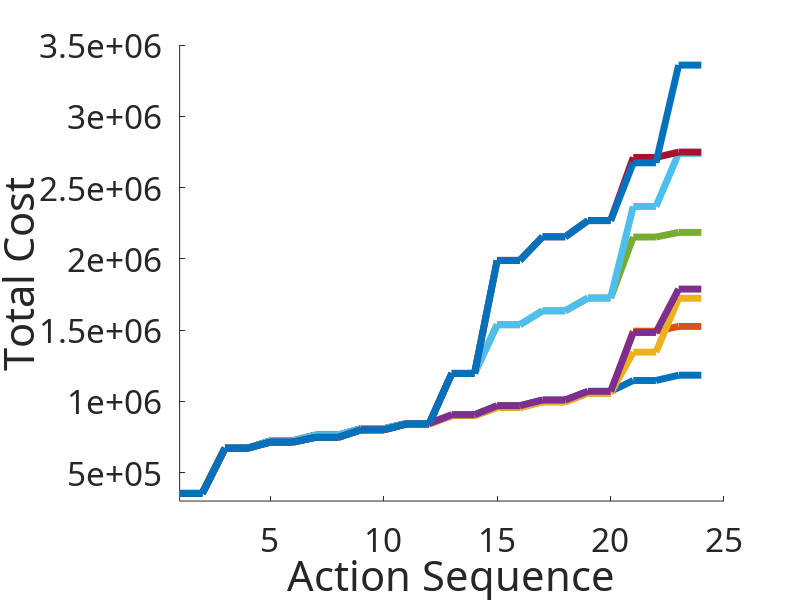

Here is the MATLAB script that generated this plot:
close all;
clear all;
clc;

cost8 = [353393.7831401676, 353393.7831401676, 670743.0173831597, 670743.0173831597, 713399.7292435367, 713399.7292435367, 747126.6225240427, 747126.6225240427, 799459.1333913674, 799459.1333913674, 840565.5635411518, 840565.5635411518, 1195023.5074602154, 1195023.5074602154, 1988634.794339196, 1988634.794339196, 2154157.4510734538, 2154157.4510734538, 2267767.229349537, 2267767.229349537, 2673438.294181173, 2673438.294181173, 3358920.816384651, 3358920.816384651];
cost7 = [353393.7831401676, 353393.7831401676, 670743.0173831597, 670743.0173831597, 713399.7292435367, 713399.7292435367, 747126.6225240427, 747126.6225240427, 799459.1333913674, 799459.1333913674, 840565.5635411518, 840565.5635411518, 1195023.5074602154, 1195023.5074602154, 1988634.794339196, 1988634.794339196, 2154157.4510734538, 2154157.4510734538, 2267767.229349537, 2267767.229349537, 2711077.0558155114, 2711077.0558155114, 2748704.314166576, 2748704.314166576];
cost3 = [353393.7831401676, 353393.7831401676, 670743.0173831597, 670743.0173831597, 713399.7292435367, 713399.7292435367, 747126.6225240427, 747126.6225240427, 799459.1333913674, 799459.1333913674, 840565.5635411518, 840565.5635411518, 899893.865496967, 899893.865496967, 956542.6351830773, 956542.6351830773, 996346.7826813788, 996346.7826813788, 1057222.6988122175, 1057222.6988122175, 1344806.7460373864, 1344806.7460373864, 1722984.000034384, 1722984.000034384];
cost2 = [353393.7831401676, 353393.7831401676, 670743.0173831597, 670743.0173831597, 713399.7292435367, 713399.7292435367, 747126.6225240427, 747126.6225240427, 799459.1333913674, 799459.1333913674, 840565.5635411518, 840565.5635411518, 899893.865496967, 899893.865496967, 956542.6351830773, 956542.6351830773, 996346.7826813788, 996346.7826813788, 1057222.6988122175, 1057222.6988122175, 1491687.0674912373, 1491687.0674912373, 1525266.9894192002, 1525266.9894192002];
cost6 = [353393.7831401676, 353393.7831401676, 670743.0173831597, 670743.0173831597, 722426.7025054642, 722426.7025054642, 763424.0331040189, 763424.0331040189, 807365.2268408459, 807365.2268408459, 843724.6843697787, 843724.6843697787, 1196523.2633062915, 1196523.2633062915, 1537362.505087841, 1537362.505087841, 1634835.0099349653, 1634835.0099349653, 1724484.0955583013, 1724484.0955583013, 2366792.9579259944, 2366792.9579259944, 2739887.7815734735, 2739887.7815734735];
cost5 = [353393.7831401676, 353393.7831401676, 670743.0173831597, 670743.0173831597, 722426.7025054642, 722426.7025054642, 763424.0331040189, 763424.0331040189, 807365.2268408459, 807365.2268408459, 843724.6843697787, 843724.6843697787, 1196523.2633062915, 1196523.2633062915, 1537362.505087841, 1537362.505087841, 1634835.0099349653, 1634835.0099349653, 1724484.0955583013, 1724484.0955583013, 2152410.5090020928, 2152410.5090020928, 2185064.8045822955, 2185064.8045822955];
cost4 = [353393.7831401676, 353393.7831401676, 670743.0173831597, 670743.0173831597, 722426.7025054642, 722426.7025054642, 763424.0331040189, 763424.0331040189, 807365.2268408459, 807365.2268408459, 843724.6843697787, 843724.6843697787, 905340.1005547867, 905340.1005547867, 968840.2676320877, 968840.2676320877, 1008682.8184613034, 1008682.8184613034, 1069657.3756183877, 1069657.3756183877, 1482686.1611125688, 1482686.1611125688, 1787267.5483567435, 1787267.5483567435];
cost1 = [353393.7831401676, 353393.7831401676, 670743.0173831597, 670743.0173831597, 722426.7025054642, 722426.7025054642, 763424.0331040189, 763424.0331040189, 807365.2268408459, 807365.2268408459, 843724.6843697787, 843724.6843697787, 905340.1005547867, 905340.1005547867, 968840.2676320877, 968840.2676320877, 1008682.8184613034, 1008682.8184613034, 1069657.3756183877, 1069657.3756183877, 1145841.9647410824, 1145841.9647410824, 1182987.1343512582, 1182987.1343512582];


figure;
hold on;
plot(cost1, 'LineWidth', 5)
plot(cost2, 'LineWidth', 5)
plot(cost3, 'LineWidth', 5)
plot(cost4, 'LineWidth', 5)
plot(cost5, 'LineWidth', 5)
plot(cost6, 'LineWidth', 5)
plot(cost7, 'LineWidth', 5)
plot(cost8, 'LineWidth', 5)
set(gca, 'FontSize', 24, 'FontName', 'Calibri');
xlim([1, 25]);
ylim([300000, 3.5e6]);
xlabel("Action Sequence", 'FontSize', 30, 'FontName', 'Calibri');
ylabel("Total Cost", 'FontSize', 30, 'FontName', 'Calibri')
% legend("1182987", "1525266", "1722984", "1787267", "2185064", "2739887", "2748704", "3358920")
% lg = legend("$1.18\cdot10^{6}$", "$1.53\cdot10^6$", "$1.73\cdot10^6$", "$1.79\cdot10^6$", "$2.19\cdot10^6$", "$2.74\cdot10^6$", "$2.75\cdot10^6$", "$3.36\cdot10^6$", 'FontSize', 18, 'FontName', 'Calibri');
% set(lg,'Interpreter','latex');
% lg.Title.String = "Total Costs";
% set(lg, 'Location', 'eastoutside');